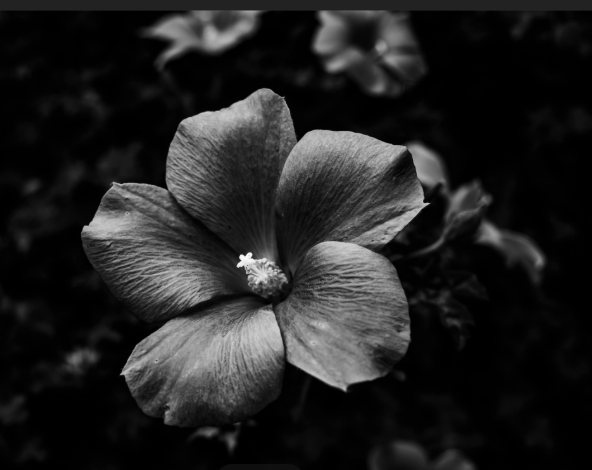
#> input picture CV PR/flower bw.png, 592 x 470 px
$ python practical4.py
#> lines starting #> are read from the running program, lines starting #| are printed output that depends on the picture
import cv2
import numpy as np
import matplotlib.pyplot as plt

# Loading an image in grayscale
img = cv2.imread('flower bw.png', 0)
#> img: shape (470, 592); min 0, max 248, mean 33.6

if img is None:
    print(f"Error: could not load an image from {img}")
else:
    # apply custom equilization
    equ = cv2.equalizeHist(img)
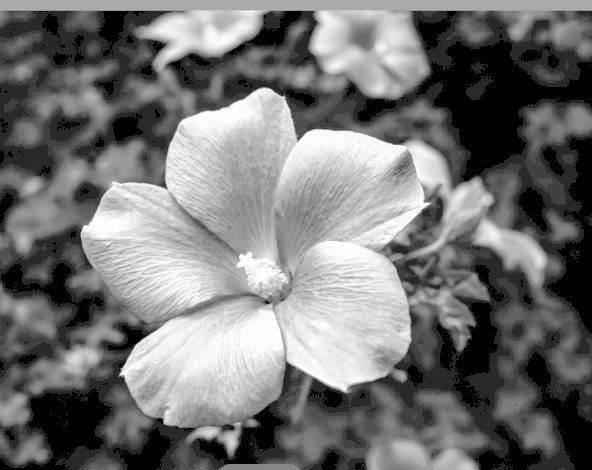
#> equ: shape (470, 592); min 0, max 255, mean 115.1
    # stack the origianl and equalized image for comparison
    res = np.hstack((img, equ)) # single side by side image
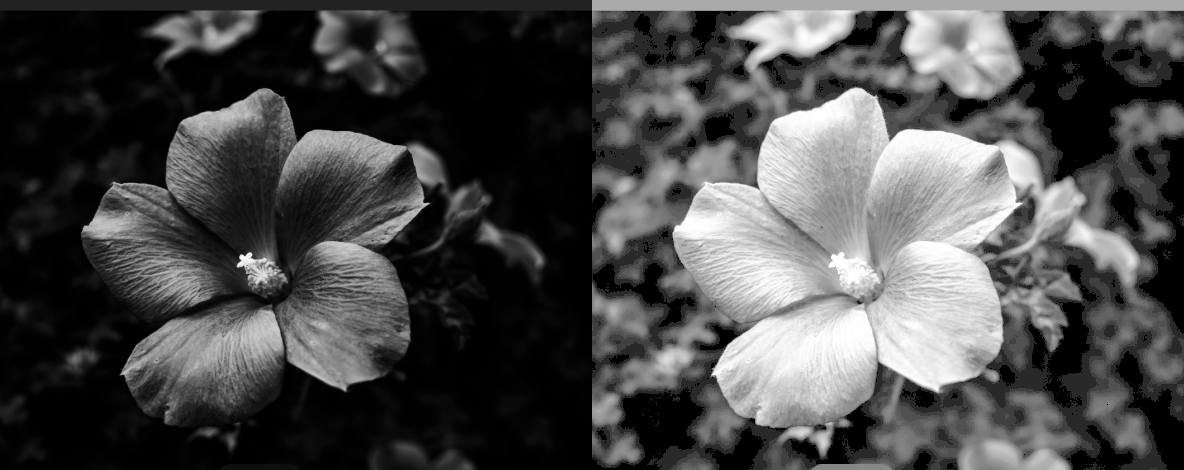
#> res: shape (470, 1184); min 0, max 255, mean 74.3

    # displaying result
    plt.figure(figsize=(15,8))
    plt.subplot(1,2,1)
    plt.imshow(img, cmap='gray')
    plt.title('Original Image')
    plt.axis('off')

    plt.subplot(1,2,2)
    plt.imshow(equ, cmap='gray')
    plt.title('Equalized Image')
    plt.axis('off')

    plt.show()
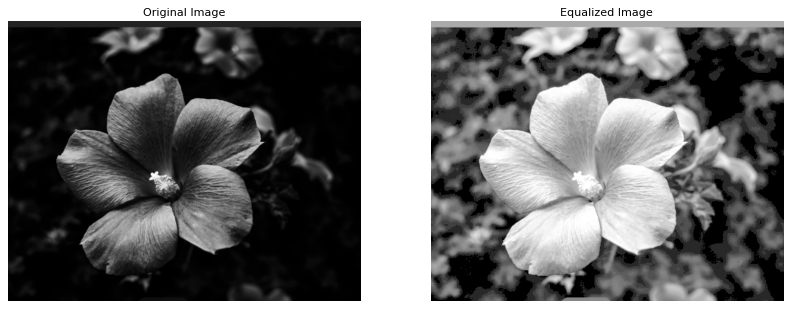
#> figure drawn by matplotlib, 2 panels

$ run again, with CV PR/boston.png copied over CV PR/flower bw.png
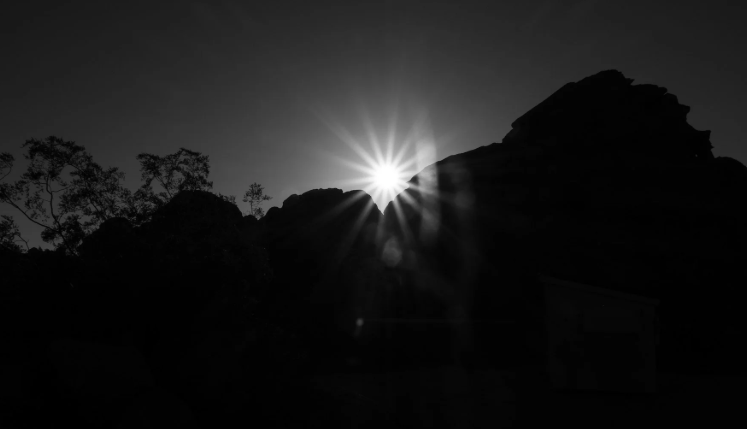
#> input picture CV PR/boston.png, 747 x 429 px
#> `equ = cv2.equalizeHist(img)`:
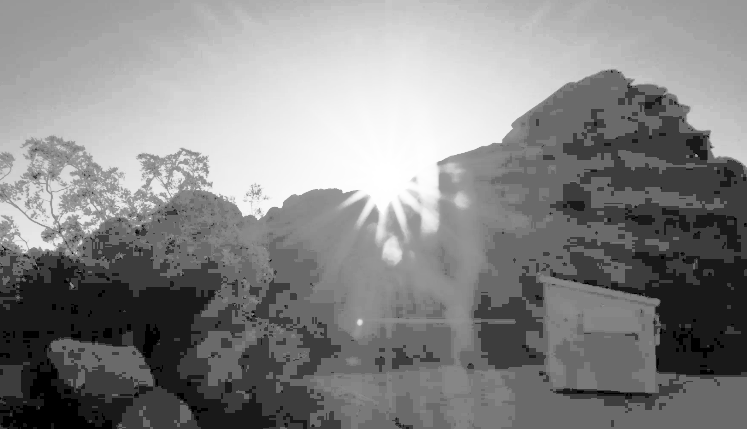
#> equ: shape (429, 747); min 0, max 255, mean 134.2
#> `plt.show()`:
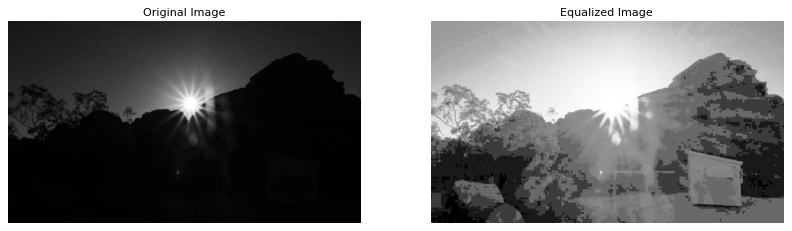
#> figure drawn by matplotlib, 2 panels
